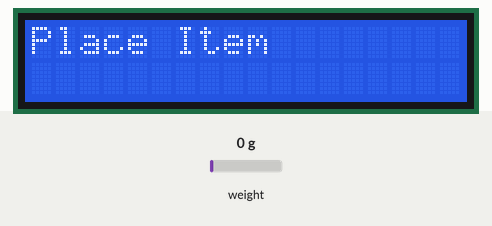
The sketch below on a simulated Arduino Uno, built with avr-gcc and run on an emulated ATmega328P. On the bench: 18×2 character LCD. Inputs (shaded band) come from the test bench; at power-on: weight on the scale 0 g. What the sketch prints to the serial monitor is not drawn.

Above: at 1.1 s.
At 4.2 s:
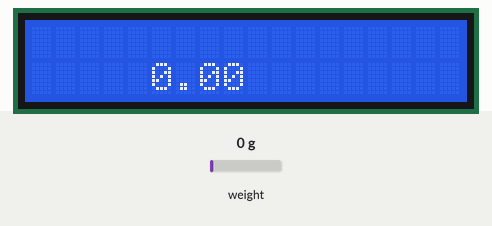
4.3 s: weight on the scale set to 100 g
At 5.0 s:
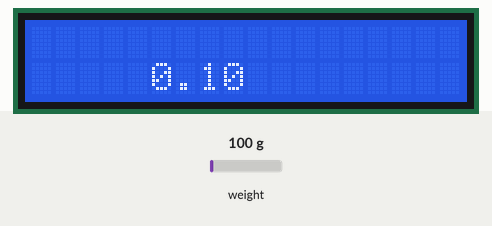
5.8 s: weight on the scale set to 1250 g
At 6.3 s:
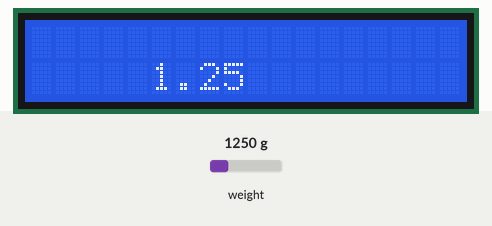
7.3 s: weight on the scale set to 2500 g
At 14.6 s:
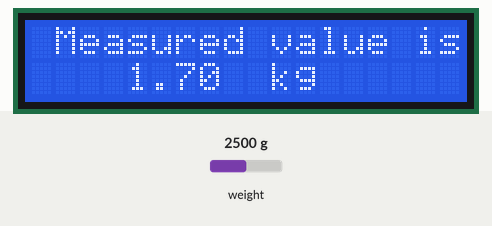
Timing chart, 0 to 14.9 s (numbered marks = the images above; inputs shaded):
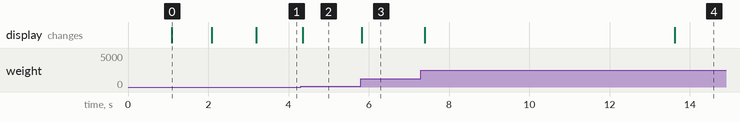

Measured:
- after the input at 4.3 s, the display: changes after 0.05 s (image 2)
- after the input at 5.8 s, the display: changes at once (image 3)
- after the input at 7.3 s, the display: first changes after 0.10 s (image 4 shows a later state)
- what the display in image 0 shows lasts 1.0 s, from 1.1 s to 2.1 s

The sketch:

loadcellProject.ino
```cpp
/*
 * Chemwen0
 * By Doreen Chemweno
 * March 5th - April 2nd 2018
 * Load Cell HX711 Module Interface with Arduino to measure weight in Kgs
 Arduino
 pin
 5 -> HX711 CLK
 6 -> DOUT
 5V -> VCC
 GND -> GND

 Almost any pin on the Arduino Uno will be compatible with DOUT/CLK.
 The HX711 board can be powered from 2.7V to 5V so the Arduino 5V power should be fine.
*/

#include "HX711.h"  //You must have this library in your arduino library folder
#include <LiquidCrystal_I2C.h>


#define DOUT  6
#define CLK  5

LiquidCrystal_I2C lcd(0x3F,18,2); //important for display to work. Set the LCD Address and the dimensions of your LCD in terms of Columns and Lines.
HX711 scale(DOUT, CLK);

//Change this calibration factor as per your load cell once it is found you many need to vary it in thousands
float calibration_factor = 102420; // 102420 worked for my 30Kg max scale setup

// global Variables
int count;
//float sum = 0.00000;
float data,sum,newData;

//===========================================================================================================
//                                              FUNCTIONS
//===========================================================================================================

void stabilisingTime();
void stabilizingTime(){
//  lcd.setCursor(1,2);
  lcd.print("Please Wait...");
  delay(1000);
  lcd.clear();
//  lcd.setCursor(1,2);
  lcd.print("Place Item");
  delay(1000);
  lcd.clear();

}
void readData();
void readData(){
  sum = 0.0;
  for (count = 0; count<100; count++){
//      Serial.print("Weight: ");
      data = scale.get_units();  //Up to 3 decimal points
//      Serial.println(data);
      sum = sum + data;
//      Serial.println(data); //Change this to kg and re-adjust the calibration factor if you follow lbs
      lcd.setCursor(5,1);
      lcd.print(data);
  }
  lcd.clear();
//  Serial.print("Sum Is ");
//  Serial.println(sum);
//  Serial.print("count is ");
//  Serial.println(count);
  newData = sum / count;
//  Serial.print("Averaged Data =  ");
  Serial.print(" ");
  Serial.print(newData);
  Serial.print(" kg "); //Change this to kg and re-adjust the calibration factor if you follow lbs
  Serial.print("|"); //separator for the App functioning. separates data entries.

  lcd.setCursor(1,0);
  lcd.print("Measured value is ");
  lcd.setCursor(4,1);
  lcd.print(newData);
  lcd.setCursor(9,1);
  lcd.print(" kg ");
  delay(10000);
  lcd.clear();

  delay(10);

  }
//=============================================================================================
//                         SETUP
//=============================================================================================
void setup() {
  Serial.begin(9600);
  lcd.init();
  lcd.backlight();
  Serial.println("Press T to tare");
  stabilizingTime();
  scale.set_scale(102420);  //Calibration Factor obtained from first sketch
  scale.tare();             //Reset the scale to 0
}

//=============================================================================================
//                         LOOP
//=============================================================================================
void loop() {

  readData();

//  if(Serial.available())
//  {
//    char temp = Serial.read();
//    if(temp == 't' || temp == 'T')
//      scale.tare();  //Reset the scale to zero
//  }
}
//=============================================================================================
```
